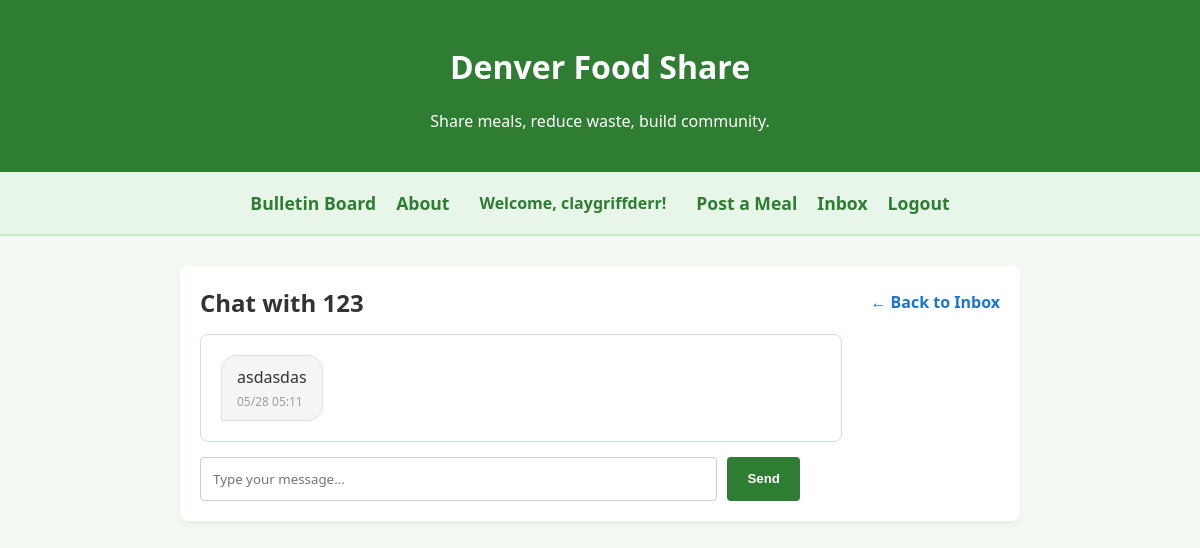
Screenshot of /conversation/3 (signed in) with the database file from the repository.
### app.py (models this page shows)
class User(db.Model, UserMixin):
    __tablename__ = 'users'
    id = db.Column(db.Integer, primary_key=True)
    username = db.Column(db.String(50), nullable=False, unique=True)
    email_encrypted = db.Column(db.String(255), nullable=False, unique=True)
    password_hash = db.Column(db.String(255), nullable=False)
    latitude = db.Column(db.Float, nullable=True)
    longitude = db.Column(db.Float, nullable=True)

class Message(db.Model):
    __tablename__ = 'messages'
    id = db.Column(db.Integer, primary_key=True)
    sender_id = db.Column(db.Integer, db.ForeignKey('users.id'), nullable=False)
    receiver_id = db.Column(db.Integer, db.ForeignKey('users.id'), nullable=False)
    content = db.Column(db.Text, nullable=False)
    timestamp = db.Column(db.DateTime, default=lambda: datetime.now(timezone.utc))
    is_read = db.Column(db.Boolean, default=False)
    sender = db.relationship('User', foreign_keys=[sender_id], backref='sent_messages')
    receiver = db.relationship('User', foreign_keys=[receiver_id], backref='received_messages')

### app.py (the view, shortened to what this page needs)
@app.route('/conversation/<int:other_user_id>', methods=['GET', 'POST'])
@login_required
def conversation(other_user_id):
    if other_user_id == current_user.id:
        return redirect(url_for('inbox'))
    other_user = User.query.get_or_404(other_user_id)
    chat_history = Message.query.filter(
        or_(
            (Message.sender_id == current_user.id) & (Message.receiver_id == other_user.id),
            (Message.sender_id == other_user.id) & (Message.receiver_id == current_user.id)
        )
    ).order_by(Message.timestamp.asc()).all()
    for msg in chat_history:
        if msg.receiver_id == current_user.id and not msg.is_read:
            msg.is_read = True
    db.session.commit()
    return render_template('conversation.html', messages=chat_history, other_user=other_user)

### app.py (called while the page is built)
@login_manager.user_loader
def load_user(user_id):
    return User.query.get(int(user_id))

### templates/conversation.html
{% extends 'base.html' %}
{% block content %}
    <div style="display: flex; justify-content: space-between; align-items: center;">
        <h2 style="margin: 0;">Chat with {{ other_user.username }}</h2>
        <a href="/inbox" style="text-decoration: none; color: #1976d2; font-weight: bold;">&larr; Back to Inbox</a>
    </div>
    <div style="background: white; padding: 20px; border-radius: 8px; border: 1px solid #c8e6c9; max-width: 600px; margin-top: 15px; display: flex; flex-direction: column; gap: 15px; max-height: 500px; overflow-y: auto;">
        {% if messages %}
            {% for message in messages %}
                {% if message.sender_id == current_user.id %}
                    <div style="align-self: flex-end; background-color: #e8f5e9; border: 1px solid #c8e6c9; padding: 10px 15px; border-radius: 15px 15px 0 15px; max-width: 75%;">
                        <p style="margin: 0; color: #1b5e20;">{{ message.content }}</p>
                        <small style="color: #81c784; font-size: 0.75rem; display: block; text-align: right; margin-top: 5px;">{{ message.timestamp.strftime('%m/%d %H:%M') }}</small>
                    </div>
                {% else %}
                    <div style="align-self: flex-start; background-color: #f5f5f5; border: 1px solid #e0e0e0; padding: 10px 15px; border-radius: 15px 15px 15px 0; max-width: 75%;">
                        <p style="margin: 0; color: #333;">{{ message.content }}</p>
                        <small style="color: #9e9e9e; font-size: 0.75rem; display: block; margin-top: 5px;">{{ message.timestamp.strftime('%m/%d %H:%M') }}</small>
                    </div>
                {% endif %}
            {% endfor %}
        {% else %}
            <p style="text-align: center; color: #666; font-style: italic;">No messages yet. Say hello to start coordinating!</p>
        {% endif %}
    </div>
    <div style="margin-top: 15px; max-width: 600px;">
        <form method="POST" action="/conversation/{{ other_user.id }}" style="display: flex; gap: 10px;">
            <input type="text" name="content" placeholder="Type your message..." required style="flex-grow: 1; padding: 12px; border: 1px solid #ccc; border-radius: 4px; font-family: inherit;">
            <button type="submit" style="background-color: #2e7d32; color: white; padding: 12px 20px; border: none; border-radius: 4px; font-weight: bold; cursor: pointer;">Send</button>
        </form>
    </div>
{% endblock %}

### templates/base.html (shortened to what this page needs)
<!DOCTYPE html>
<html lang="en">
<head>
    <link rel="stylesheet" href="https://unpkg.com/leaflet@1.9.4/dist/leaflet.css" />
</head>
<body>
    <header>
        <h1>Denver Food Share</h1>
        <p>Share meals, reduce waste, build community.</p>
    </header>
    <nav>
        <a href="/">Bulletin Board</a>
        <a href="/about">About</a>
        {% if current_user.is_authenticated %}
            <span style="color: #2e7d32; font-weight: bold; padding: 10px;">Welcome, {{ current_user.username }}!</span>
            <a href="/create_post">Post a Meal</a>
            <a href="/inbox">Inbox</a>
            <a href="/logout">Logout</a>
        {% else %}
            <a href="/login">Login</a>
            <a href="/register">Sign Up</a>
        {% endif %}
    </nav>
    <div class="container">
        {% block content %}{% endblock %}
    </div>
</body>
</html>

### templates/base.html (style rules this page uses)
body { font-family: 'Segoe UI', Tahoma, Geneva, Verdana, sans-serif; margin: 0; padding: 0; background-color: #f4f9f4; color: #333; }
header { background-color: #2e7d32; color: white; padding: 1.5rem; text-align: center; }
nav { display: flex; justify-content: center; align-items: center; gap: 20px; padding: 10px; background: #e8f5e9; border-bottom: 2px solid #c8e6c9; }
nav a { text-decoration: none; color: #2e7d32; font-weight: bold; font-size: 1.1rem; transition: color 0.2s; }
.container { max-width: 800px; margin: 30px auto; padding: 20px; background: white; border-radius: 8px; box-shadow: 0 4px 6px rgba(0,0,0,0.05); }

### rows the page displays
User: username "claygriffderr"
User: username "123"
Message: content "asdasdas", timestamp "05/28 05:11"
